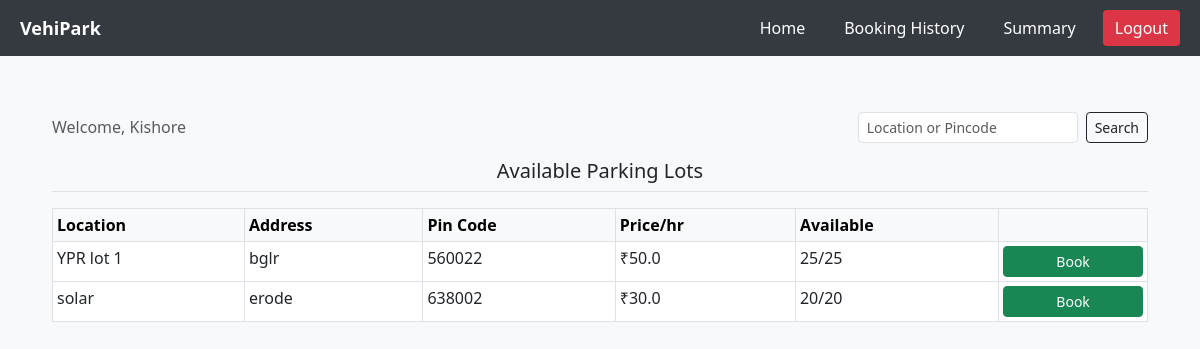
The app's page /user (signed in), older data.
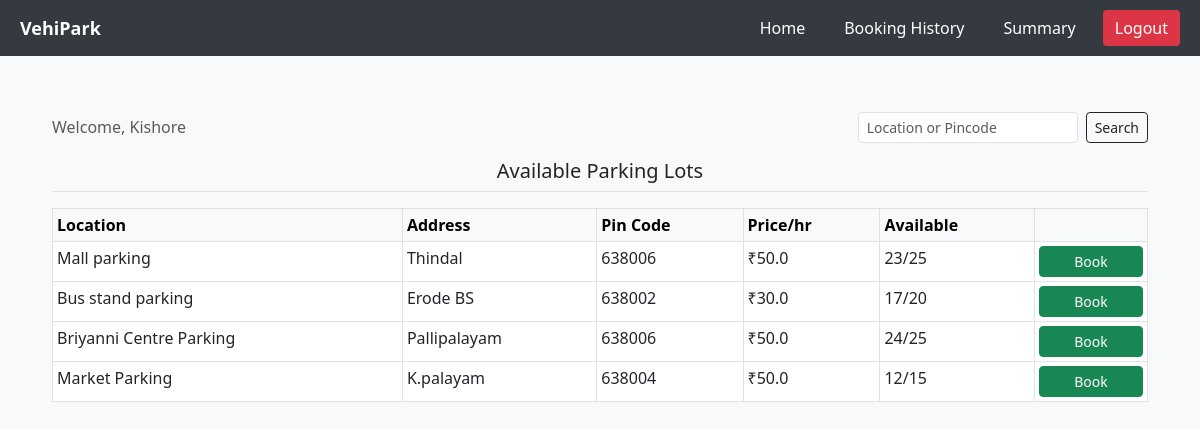
The same page, newer data.
### models.py (models this page shows)
class Parking(db.Model):
    __tablename__ = "parking"
    id = db.Column(db.Integer, primary_key=True)
    primary_location_name = db.Column(db.String(20), nullable=False)
    address = db.Column(db.String(20), nullable=False)
    pin_code = db.Column(db.String(20), nullable=False)
    price = db.Column(db.Float, nullable=False)
    number_of_spots = db.Column(db.Integer, nullable=False)
    spots = db.relationship(
        "parkingSpot", back_populates="parking", cascade="all, delete-orphan"
    )

### controllers.py (the view)
@app.route("/user", methods=["GET", "POST"])
def user():
    if "username" not in session:
        return redirect(url_for("login"))
    username = session["username"]
    query = request.args.get("query")
    if query:
        parkings = Parking.query.filter(
            (Parking.primary_location_name.ilike(f"%{query}%"))
            | (Parking.address.ilike(f"%{query}%"))
            | (Parking.pin_code.ilike(f"%{query}%"))
        ).all()
    else:
        parkings = Parking.query.all()
    available_counts = {}
    for parking in parkings:
        available_counts[parking.id] = parkingSpot.query.filter_by(
            parking_id=parking.id, status="A"
        ).count()
    return render_template(
        "user.html",
        username=username,
        parkings=parkings,
        available_counts=available_counts,
    )

### templates/user.html (shortened to what this page needs)
{% extends "user_base.html" %}
{% block content %}
<div class="container py-3">
  <div class="d-flex justify-content-between align-items-center mb-3">
    <h6 class="text-muted m-0">Welcome, {{ username }}</h6>
    <form method="GET" action="{{ url_for('user') }}" class="d-flex" role="search">
      <input type="text" name="query" class="form-control form-control-sm me-2 border" placeholder="Location or Pincode" value="{{ request.args.get('query', '') }}">
      <button class="btn btn-outline-dark btn-sm" type="submit">Search</button>
    </form>
  </div>
  <h5 class="text-center border-bottom pb-2 mb-3">Available Parking Lots</h5>
  {% if parkings %}
  <div class="table-responsive">
    <table class="table table-sm table-bordered">
      <thead class="table-light">
        <tr>
          <th>Location</th>
          <th>Address</th>
          <th>Pin Code</th>
          <th>Price/hr</th>
          <th>Available</th>
          <th></th>
        </tr>
      </thead>
      <tbody>
        {% for lot in parkings %}
        <tr>
          <td>{{ lot.primary_location_name }}</td>
          <td>{{ lot.address }}</td>
          <td>{{ lot.pin_code }}</td>
          <td>₹{{ lot.price }}</td>
          <td>{{ available_counts[lot.id] }}/{{ lot.number_of_spots }}</td>
          <td>
            <a href="/booking/{{ lot.id }}" class="btn btn-success btn-sm w-100">Book</a>
          </td>
        </tr>
        {% endfor %}
      </tbody>
    </table>
  </div>
  {% else %}
  <div class="alert alert-secondary text-center small">No parking lots found.</div>
  {% endif %}
</div>
{% endblock %}

Row changes from the older to the newer data that the page shows:
changed Parking: primary_location_name "YPR lot 1" → "Mall parking"; address "bglr" → "Thindal"; pin_code "560022" → "638006"; number_of_spots "25" → "23"
changed Parking: primary_location_name "solar" → "Bus stand parking"; address "erode" → "Erode BS"; number_of_spots "20" → "17"
added Parking: primary_location_name "Briyanni Centre Parking", address "Pallipalayam", pin_code "638006", price "50.0", available_counts "24", number_of_spots "25"
added Parking: primary_location_name "Market Parking", address "K.palayam", pin_code "638004", price "50.0", available_counts "12", number_of_spots "15"
